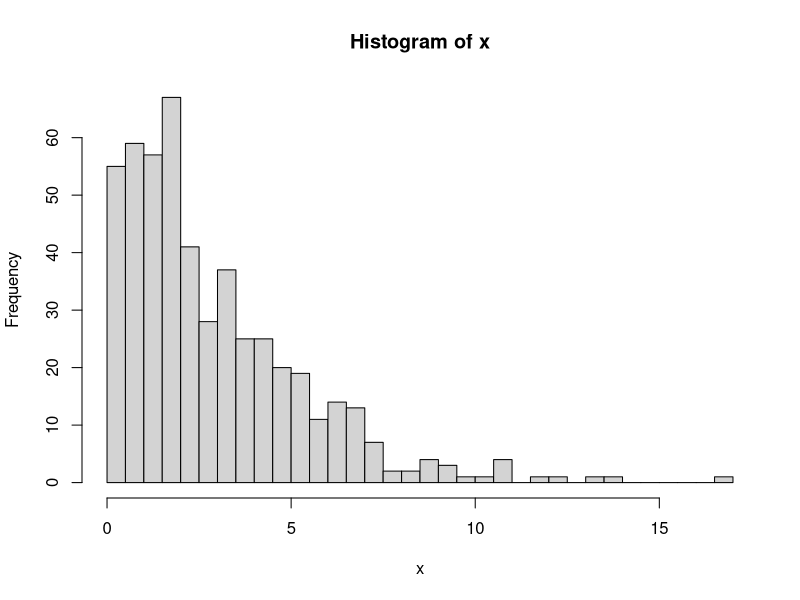
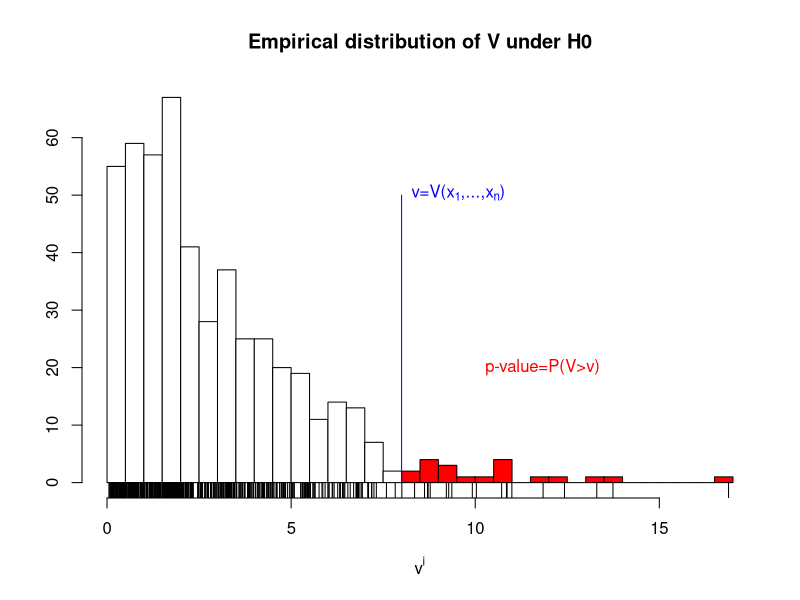

Here is the R script that generated these plots, in order:
dop <- T
set.seed(0)
x <- rchisq(500, 3)
v <- ceiling(qchisq(0.95, 3))
h <- hist(x, breaks=50)
bin <- cut(v, h$breaks, labels=FALSE)
clr <- rep("white", length(h$counts))
clr[(bin+1):length(h$counts)] <- "red"
if (dop) { pdf("boottest.pdf") }
plot(h, col=clr, main="Empirical distribution of V under H0", xlab=expression(v^i), ylab="")
lines(c(v,v), c(0,50), col="blue")
text(v, 50, expression("v=V("* x[1]* ",...,"*x[n]* ")"), col="blue", pos=4)
text(10, 20, "p-value=P(V>v)", col="red", pos=4)
for (i in 1:length(x)) { lines(c(x[i],x[i]), c(0,-5))}
if (dop) { dev.off() }
if (interactive()) browseURL(paste0(getwd(),"/boottest.pdf"))
